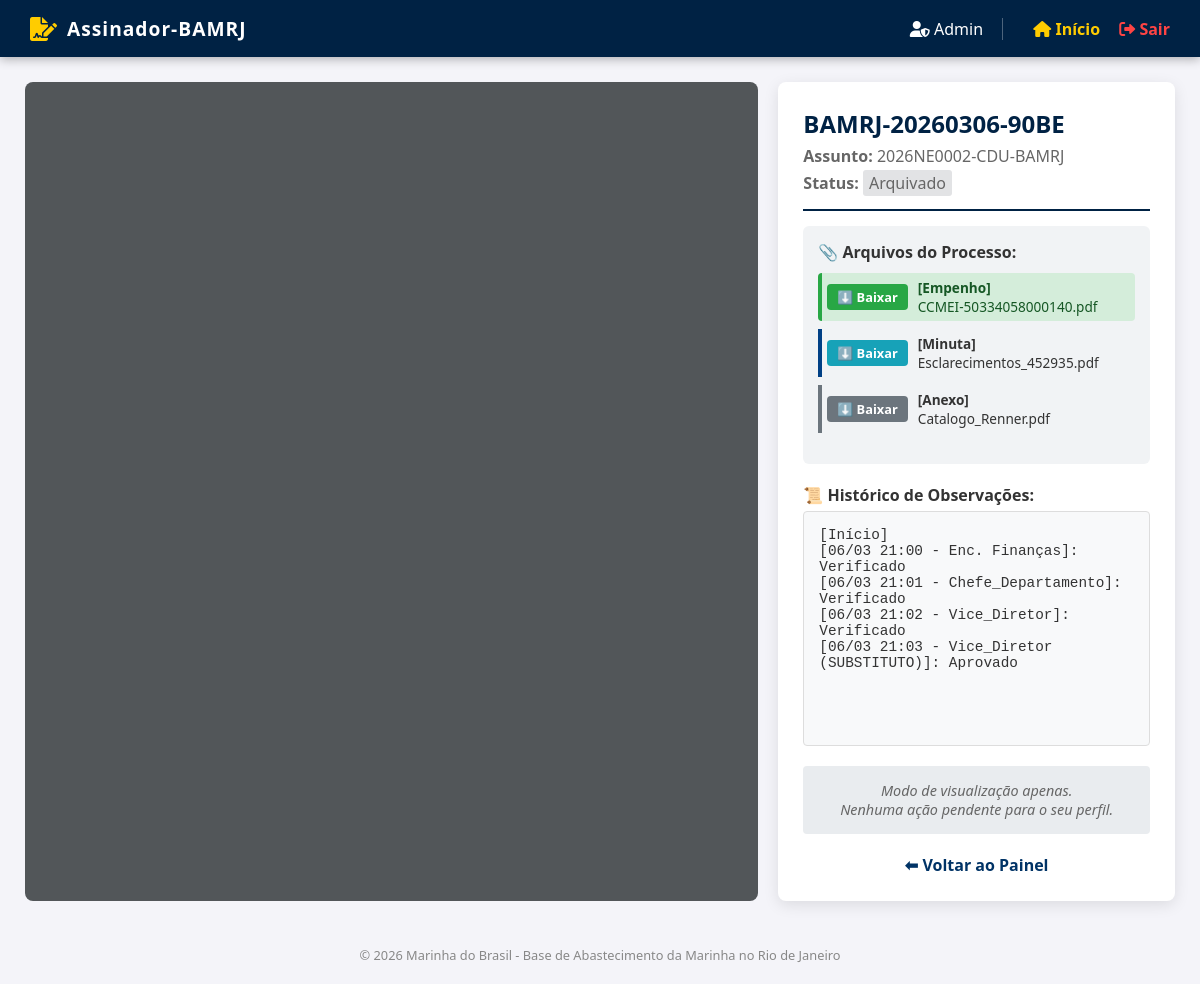
/view/1 (signed in), run on the app's committed database.
### app/models.py (models this page shows)
class Document(db.Model):
    __tablename__ = 'documents'
    id = db.Column(db.Integer, primary_key=True)
    protocol = db.Column(db.String(32), unique=True, nullable=False)
    name = db.Column(db.String(128), nullable=False)
    cpf_cnpj = db.Column(db.String(20), nullable=True)
    status = db.Column(db.String(64), default='Caixa de Entrada - Enc. Finanças') # ATUALIZADO
    is_priority = db.Column(db.Boolean, default=False)
    current_observation = db.Column(db.Text, nullable=True)
    uploader_name = db.Column(db.String(64))
    created_at = db.Column(db.DateTime, default=datetime.utcnow)
    files = db.relationship('DocumentFile', backref='document', lazy=True, cascade="all, delete-orphan")
    events = db.relationship('Event', backref='document', lazy=True, cascade="all, delete-orphan")

class DocumentFile(db.Model):
    __tablename__ = 'document_files'
    id = db.Column(db.Integer, primary_key=True)
    document_id = db.Column(db.Integer, db.ForeignKey('documents.id'), nullable=False)
    filename = db.Column(db.String(256), nullable=False)
    file_type = db.Column(db.String(64), nullable=False)

### app/routes.py (the view)
@main.route('/view/<int:doc_id>')
def view_process(doc_id):
    doc = Document.query.get_or_404(doc_id)
    return render_template('viewer.html', doc=doc, role=session.get('role'))

### app/templates/viewer.html (shortened to what this page needs)
{% extends 'base.html' %}
{% block content %}
<div style="display: flex; height: 88vh; gap: 20px;">
    <div id="pdf-viewer" style="flex: 2; background: #525659; overflow-y: auto; padding: 20px; border-radius: 8px;">
    </div>
    <div style="flex: 1; background: white; padding: 25px; border-radius: 8px; box-shadow: 0 4px 15px rgba(0,0,0,0.1); display: flex; flex-direction: column; overflow-y: auto;">
        <div style="border-bottom: 2px solid #002244; margin-bottom: 15px; padding-bottom: 10px;">
            <h2 style="margin: 0; color: #002244;">{{ doc.protocol }}</h2>
            <p style="margin: 5px 0; color: #666;"><strong>Assunto:</strong> {{ doc.name }}</p>
            <p style="margin: 5px 0; color: #666;"><strong>Status:</strong> <span style="background: #e2e3e5; padding: 2px 6px; border-radius: 3px;">{{ doc.status }}</span></p>
        </div>
        <div style="margin-bottom: 20px; background: #f1f3f5; padding: 15px; border-radius: 6px;">
            <label><strong>📎 Arquivos do Processo:</strong></label>
            <ul style="list-style: none; padding-left: 0; margin-top: 10px;">
                {% for f in doc.files if f.file_type == 'Nota de Empenho' %}
                <li style="margin-bottom: 8px; display: flex; align-items: center; gap: 10px; background: #d4edda; padding: 5px; border-radius: 4px; border-left: 4px solid #28a745;">
                    <a href="{{ url_for('main.get_pdf', filename=f.filename) }}" download class="btn" style="background: #28a745; color: white; padding: 4px 10px; text-decoration: none; border-radius: 4px; font-size: 0.8em; font-weight: bold;">⬇️ Baixar</a>
                    <span style="font-size: 0.85em; color: #155724;"><b>[Empenho]</b> <br> {{ f.filename.split('/')[-1] }}</span>
                </li>
                {% endfor %}
                {% if role != 'Usuário Comum' %}
                    {% for f in doc.files if f.file_type == 'Minuta' %}
                    <li style="margin-bottom: 8px; display: flex; align-items: center; gap: 10px; padding: 5px; border-left: 4px solid #004085;">
                        <a href="{{ url_for('main.get_pdf', filename=f.filename) }}" download class="btn" style="background: #17a2b8; color: white; padding: 4px 10px; text-decoration: none; border-radius: 4px; font-size: 0.8em; font-weight: bold;">⬇️ Baixar</a>
                        <span style="font-size: 0.85em; color: #333;"><b>[Minuta]</b> <br> {{ f.filename.split('/')[-1] }}</span>
                    </li>
                    {% endfor %}
                    {% for f in doc.files if f.file_type == 'Anexo' %}
                    <li style="margin-bottom: 8px; display: flex; align-items: center; gap: 10px; padding: 5px; border-left: 4px solid #6c757d;">
                        <a href="{{ url_for('main.get_pdf', filename=f.filename) }}" download class="btn" style="background: #6c757d; color: white; padding: 4px 10px; text-decoration: none; border-radius: 4px; font-size: 0.8em; font-weight: bold;">⬇️ Baixar</a>
                        <span style="font-size: 0.85em; color: #333;"><b>[Anexo]</b> <br> {{ f.filename.split('/')[-1] }}</span>
                    </li>
                    {% endfor %}
                {% endif %}
            </ul>
        </div>
        <label><strong>📜 Histórico de Observações:</strong></label>
        <div style="flex-grow: 1; min-height: 150px; overflow-y: auto; background: #f8f9fa; padding: 15px; border: 1px solid #ddd; border-radius: 4px; font-size: 0.9em; white-space: pre-wrap; margin-top: 5px; margin-bottom: 20px; font-family: 'Courier New', Courier, monospace;">{{ doc.current_observation or "Nenhuma observação registrada." }}</div>
        {% if role not in ['Usuário Comum', 'Operador'] and doc.status not in ['Arquivado', 'Cancelado', 'Devolvido - Operador', 'Aguardando Empenho - Operador'] %}
            <form action="{{ url_for('main.process_action', doc_id=doc.id, action='aprovar') }}" method="POST" id="action-form">
                <label><strong>✍️ Seu Parecer / Despacho:</strong></label>
                <textarea name="new_observation" style="width: 100%; height: 80px; margin-top: 5px; padding: 10px; border-radius: 4px; border: 1px solid #ccc; resize: none;" placeholder="Digite aqui a observação para o próximo nível hierárquico..." required></textarea>
                <div style="display: flex; gap: 10px; margin-top: 15px;">
                    <button type="submit" style="flex: 1; background: #28a745; color: white; padding: 12px; border: none; border-radius: 4px; font-weight: bold; cursor: pointer; font-size: 1em;">✅ APROVAR</button>
                    <button type="submit" name="action_alt" value="rejeitar"
                            onclick="this.form.action='{{ url_for('main.process_action', doc_id=doc.id, action='rejeitar') }}';"
                            style="flex: 1; background: #dc3545; color: white; padding: 12px; border: none; border-radius: 4px; font-weight: bold; cursor: pointer; font-size: 1em;">❌ REJEITAR</button>
                </div>
            </form>
        {% else %}
            <div style="background: #e9ecef; padding: 15px; border-radius: 4px; text-align: center; color: #666; font-size: 0.9em;">
                <em>Modo de visualização apenas.<br>Nenhuma ação pendente para o seu perfil.</em>
            </div>
        {% endif %}
        <a href="{{ url_for('main.index') }}" style="display: block; text-align: center; margin-top: 20px; color: #003366; text-decoration: none; font-weight: bold;">⬅ Voltar ao Painel</a>
    </div>
</div>
{% endblock %}

### app/templates/base.html (style rules this page uses)
:root { --navy: #002244; --gold: #ffcc00; --light-gray: #f4f4f9; }
body { font-family: 'Segoe UI', Tahoma, Geneva, Verdana, sans-serif; margin: 0; padding: 0; background-color: var(--light-gray); color: #333; }
button, .btn { border-radius: 4px; transition: filter 0.2s; }

### data on the page
Document: protocol "BAMRJ-20260306-90BE", name "2026NE0002-CDU-BAMRJ", status "Arquivado", current_observation "[Início] [06/03 21:00 - Enc. Finanças]: Verificado [06/03 21:01 - Chefe_Departamento]: Verificado [06/03 21:02 - Vice_Diretor]: Verificado [06/03 21:03 - Vice_Diretor (SUBSTITUTO)]: Aprovado"
DocumentFile: filename "CCMEI-50334058000140.pdf"
DocumentFile: filename "Esclarecimentos_452935.pdf"
DocumentFile: filename "Catalogo_Renner.pdf"

### other printed values
{{ session.get('role') }} "Admin"
